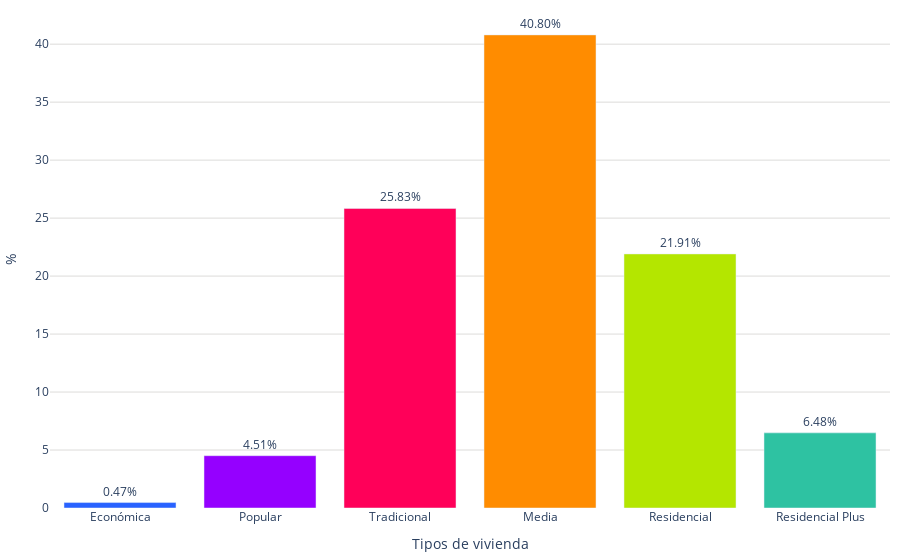

The cell this chart's notebook holds for it:
### Code cell
labels = creditos_vivienda['vivienda_valor']
values = creditos_vivienda['promedio']
colores = ['#2962ff', '#9500ff', '#ff0059', '#ff8c00', '#b4e600', '#2EC2A2','#E50CB6']

fig = go.Figure()
fig.add_trace(go.Bar(
        x=labels, 
        y=values, 
        marker_color=colores,
        text=values,  # Texto que se mostrará en las barras (porcentaje)
        textposition='outside',  # Posición del texto (puede ser 'inside' o 'outside')
        texttemplate='%{text:.2f}%', 
    )
)    
fig.update_layout(
    #barmode='stack', 
    #title='Distribución de créditos por vivienda valor (2022)',
    #title_font_size = 22,
    xaxis=dict(title="Tipos de vivienda"),
    yaxis=dict(
        title='%', # Título del eje y
        gridcolor='#dddcda', # Color de las líneas que dividen los rangos del eje Y         
    ),  margin=dict(l=10, r=10, t=10, b=10),  # Ajusta los márgenes (left, right, top, bottom)
    plot_bgcolor='rgba(0,0,0,0)',  # Color de fondo del gráfico
    legend=dict(
        yanchor="top",
        y=0.99,
    )
)

# Exportar gráfica como archivo HTML
def guardar_grafico_como_html(fig, nombre_archivo, carpeta='assets\graficas'):
    # Crear la carpeta si no existe
    if not os.path.exists(carpeta):
        os.makedirs(carpeta)
    config = {
        'displaylogo': False,  # Ocultar el logo de Plotly
        'modeBarButtonsToRemove': [
            'toImage',       # Botón para guardar como imagen
            'select2d',      # Box select
            'lasso2d',       # Lasso select
            'resetScale2d',  # Reset Axes
        ]
    }
    # Gráfica como archivo HTML en la carpeta especificada
    pio.write_html(fig, f'{carpeta}/{nombre_archivo}.html', config=config)

guardar_grafico_como_html(fig, 'g_bar_creditos_vivienda_2024', carpeta='assets\graficas')
fig.show()

### Figure 1 — Plotly figure (JSON) as saved in the notebook; plotly's stock layout.template omitted (floating-point values rounded to 4 significant figures)
{"data": [{"marker": {"color": ["#2962ff", "#9500ff", "#ff0059", "#ff8c00", "#b4e600", "#2EC2A2", "#E50CB6"]}, "text": [0.47, 4.51, 25.83, 40.8, 21.91, 6.48], "textposition": "outside", "texttemplate": "%{text:.2f}%", "type": "bar", "x": ["Económica", "Popular", "Tradicional", "Media", "Residencial", "Residencial Plus"], "y": [0.47, 4.51, 25.83, 40.8, 21.91, 6.48]}], "layout": {"legend": {"y": 0.99, "yanchor": "top"}, "margin": {"b": 10, "l": 10, "r": 10, "t": 10}, "plot_bgcolor": "rgba(0,0,0,0)", "xaxis": {"title": {"text": "Tipos de vivienda"}}, "yaxis": {"gridcolor": "#dddcda", "title": {"text": "%"}}}}
